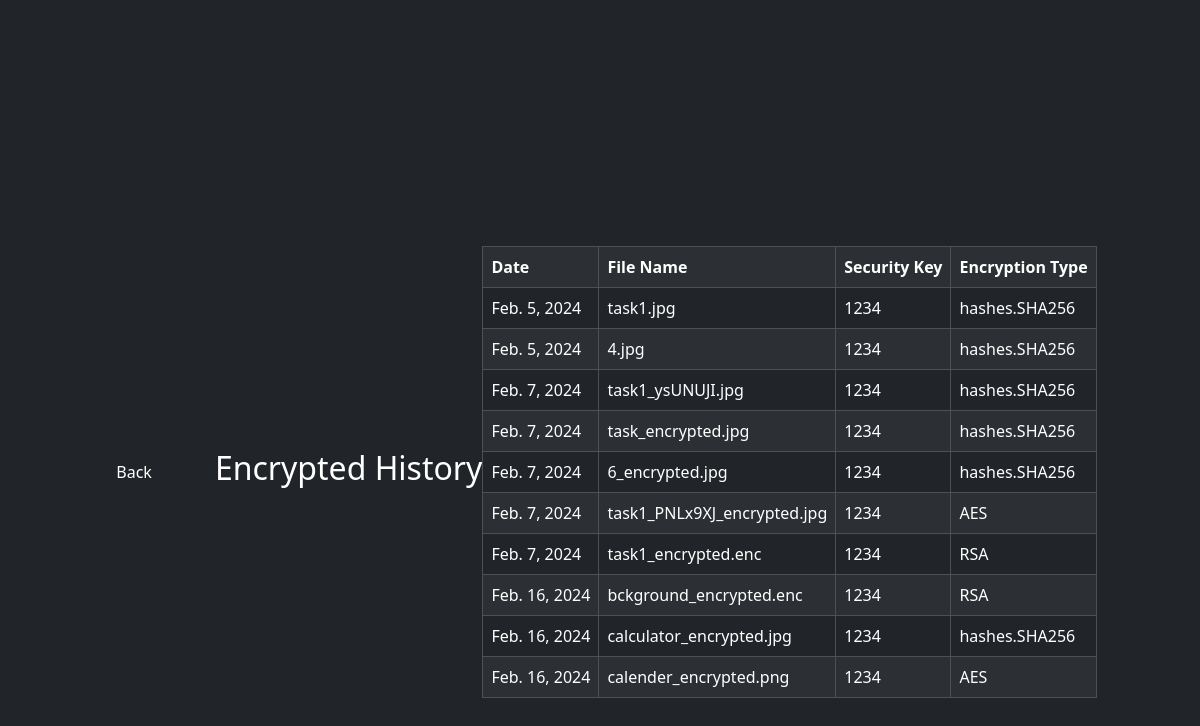
Page /history (signed in) on the committed database.
### app/models.py (models this page shows, shortened)
class EncryptedFile(models.Model):
    algorithm_choices = [
        ('hashes.SHA256', 'hashes.SHA256'),
        ('RSA', 'RSA'),
        ('AES', 'AES'),
    ]
    user_id = models.ForeignKey(User, on_delete=models.CASCADE)
    file = models.FileField()
    password = models.CharField(max_length=100)
    algorith = models.CharField(max_length=20, choices=algorithm_choices)
    date = models.DateField(auto_now_add=True, null=True)
    publickey = models.TextField(max_length=512, null=True, blank=True)
    privatekey = models.TextField(max_length=512, null=True, blank=True)
    file_extension_name = models.TextField(max_length=512, null=True, blank=True)

### app/views.py (the view)
# urls.py: path('history',views.history),
def history(request):
    tem = request.session['uid']
    vpro = User.objects.get(id=tem)
    encrypted_files = EncryptedFile.objects.filter(user_id=vpro)
    return render(request,'history.html',{'encrypted_files':encrypted_files})

### template/history.html (shortened to what this page needs)
<!DOCTYPE html>
<html lang="en">
    {% load static %}
<head>
    <link rel="stylesheet" href="{% static 'history\history.css' %}">
    <link href="https://cdn.jsdelivr.net/npm/bootstrap@5.3.2/dist/css/bootstrap.min.css" rel="stylesheet">
</head>
<body class="bg-dark ">
    <div class="container my-5">
		<a href="{% url 'userprofile' %}"><button class="btn btn-dark text-white float-end justify-content-around " style="margin-right: 50px;">Back</button></a>
        <h2 class="text-white text-center ">Encrypted History</h2>
        <div>
            <table class="table w-100 my-5 table-bordered table-striped table-hover table-dark">
              <tr>
                <th>Date</th>
                <th>File Name</th>
                <th>Security Key</th>
                <th>Encryption Type</th>
              </tr>
              {% for encrypted_file in encrypted_files %}
              <tr>
                <td>{{encrypted_file.date}}</td>
                <td>{{encrypted_file.file}}</td>
                <td>{{encrypted_file.password}}</td>
                <td>{{encrypted_file.algorith}}</td>
              </tr>
              {% endfor %}
            </table>
        </div>
    </div>
</body>
</html>

### static/history/history.css (style rules this page uses)
*, *:before, *:after { box-sizing: border-box; }
body { padding: 24px; font-family: 'Source Sans Pro', sans-serif; margin: 0; }
h1, h2, h3, h4, h5, h6 { margin: 0; }
.container { max-width: 1000px; margin-right: auto; margin-left: auto; display: flex; justify-content: center; align-items: center; min-height: 100vh; }
.table { width: 100%; border: 1px solid #EEEEEE; }

### rows in the picture
EncryptedFile: date "Feb. 5, 2024", file "task1.jpg", password "1234", algorith "hashes.SHA256"
EncryptedFile: date "Feb. 5, 2024", file "4.jpg", password "1234", algorith "hashes.SHA256"
EncryptedFile: date "Feb. 7, 2024", file "task1_ysUNUJI.jpg", password "1234", algorith "hashes.SHA256"
EncryptedFile: date "Feb. 7, 2024", file "task_encrypted.jpg", password "1234", algorith "hashes.SHA256"
EncryptedFile: date "Feb. 7, 2024", file "6_encrypted.jpg", password "1234", algorith "hashes.SHA256"
EncryptedFile: date "Feb. 7, 2024", file "task1_PNLx9XJ_encrypted.jpg", password "1234", algorith "AES"
EncryptedFile: date "Feb. 7, 2024", file "task1_encrypted.enc", password "1234", algorith "RSA"
EncryptedFile: date "Feb. 16, 2024", file "bckground_encrypted.enc", password "1234", algorith "RSA"
EncryptedFile: date "Feb. 16, 2024", file "calculator_encrypted.jpg", password "1234", algorith "hashes.SHA256"
EncryptedFile: date "Feb. 16, 2024", file "calender_encrypted.png", password "1234", algorith "AES"
